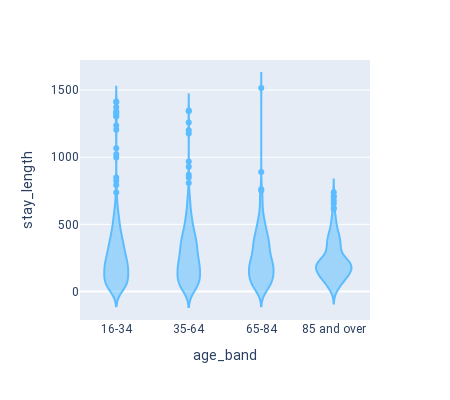

Notebook source saved alongside this figure:
### Code cell
def eda2_plot(df):
    '''
    Plots a violin chart from a dataframe loaded by user, that has
    fields 'Age_band' and 'Stay_length' according to data dictionary
    '''
    plot_df = df[['Age_band', 'Stay_length']].value_counts().to_frame().reset_index()
    dict_age = {0: '16-34',
                1: '35-64',
                2: '65-84',
                3: '85 and over'}
    plot_df = plot_df.replace({'Age_band': dict_age})
    plot_df.rename(columns={'Age_band': 'age_band',
                            'Stay_length': 'stay_length', 
                            0: 'patients_count'}, inplace=True)
    plot=px.violin(plot_df, x='age_band', y='stay_length',  
                width=450, height=400,
                color_discrete_sequence=['#5BBDFF']
                )
    return plot

fig = eda2_plot(df)

fig.update_layout(  font_family='Roboto', 
                    legend=dict(orientation='h', 
                    yanchor='bottom', y=-0.35, 
                    xanchor='right', x=1.05))



fig.show()

### Figure 1 — Plotly figure (JSON) as saved in the notebook; plotly's stock layout.template omitted (floating-point values rounded to 4 significant figures; data arrays with more than 128 entries replaced by an {"elided": "..."} marker saying what was removed)
{"data": [{"alignmentgroup": "True", "box": {"visible": false}, "hovertemplate": "age_band=%{x}<br>stay_length=%{y}<extra></extra>", "legendgroup": "", "marker": {"color": "#5BBDFF"}, "name": "", "offsetgroup": "", "orientation": "v", "scalegroup": "True", "showlegend": false, "type": "violin", "x": {"elided": "1838 str values"}, "x0": " ", "xaxis": "x", "y": {"elided": "1838 float values"}, "y0": " ", "yaxis": "y"}], "layout": {"font": {"family": "Roboto"}, "height": 400, "legend": {"orientation": "h", "tracegroupgap": 0, "x": 1.05, "xanchor": "right", "y": -0.35, "yanchor": "bottom"}, "margin": {"t": 60}, "violinmode": "group", "width": 450, "xaxis": {"anchor": "y", "domain": [0, 1], "title": {"text": "age_band"}}, "yaxis": {"anchor": "x", "domain": [0, 1], "title": {"text": "stay_length"}}}}
